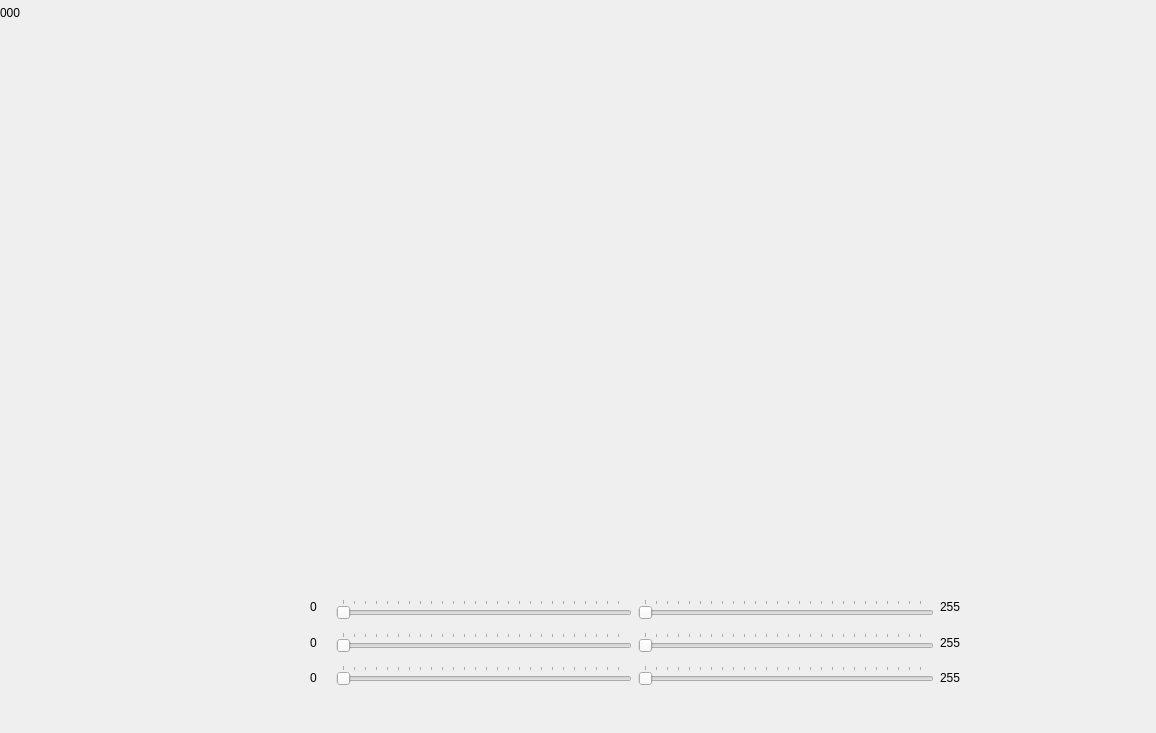
<?xml version="1.0" encoding="UTF-8"?>
<ui version="4.0">
 <class>ImageProcessing</class>
 <widget class="QDialog" name="ImageProcessing">
  <property name="geometry">
   <rect>
    <x>0</x>
    <y>0</y>
    <width>1156</width>
    <height>733</height>
   </rect>
  </property>
  <property name="windowTitle">
   <string>Dialog</string>
  </property>
  <widget class="QLabel" name="label_4">
   <property name="geometry">
    <rect>
     <x>0</x>
     <y>0</y>
     <width>21</width>
     <height>25</height>
    </rect>
   </property>
   <property name="text">
    <string>000</string>
   </property>
  </widget>
  <widget class="QWidget" name="">
   <property name="geometry">
    <rect>
     <x>310</x>
     <y>592</y>
     <width>651</width>
     <height>101</height>
    </rect>
   </property>
   <layout class="QHBoxLayout" name="horizontalLayout_3">
    <item>
     <layout class="QHBoxLayout" name="horizontalLayout_2">
      <item>
       <layout class="QVBoxLayout" name="verticalLayout_3">
        <item>
         <widget class="QLabel" name="label_2">
          <property name="text">
           <string>0    </string>
          </property>
         </widget>
        </item>
        <item>
         <widget class="QLabel" name="label">
          <property name="text">
           <string>0   </string>
          </property>
         </widget>
        </item>
        <item>
         <widget class="QLabel" name="label_3">
          <property name="text">
           <string>0   </string>
          </property>
         </widget>
        </item>
       </layout>
      </item>
      <item>
       <layout class="QHBoxLayout" name="horizontalLayout">
        <item>
         <layout class="QVBoxLayout" name="verticalLayout">
          <item>
           <widget class="QSlider" name="hMinSlider">
            <property name="maximum">
             <number>255</number>
            </property>
            <property name="pageStep">
             <number>10</number>
            </property>
            <property name="orientation">
             <enum>Qt::Horizontal</enum>
            </property>
            <property name="tickPosition">
             <enum>QSlider::TicksAbove</enum>
            </property>
           </widget>
          </item>
          <item>
           <widget class="QSlider" name="sMinSlider">
            <property name="maximum">
             <number>255</number>
            </property>
            <property name="pageStep">
             <number>10</number>
            </property>
            <property name="orientation">
             <enum>Qt::Horizontal</enum>
            </property>
            <property name="tickPosition">
             <enum>QSlider::TicksAbove</enum>
            </property>
           </widget>
          </item>
          <item>
           <widget class="QSlider" name="vMinSlider">
            <property name="maximum">
             <number>255</number>
            </property>
            <property name="pageStep">
             <number>10</number>
            </property>
            <property name="orientation">
             <enum>Qt::Horizontal</enum>
            </property>
            <property name="tickPosition">
             <enum>QSlider::TicksAbove</enum>
            </property>
           </widget>
          </item>
         </layout>
        </item>
        <item>
         <layout class="QVBoxLayout" name="verticalLayout_2">
          <item>
           <widget class="QSlider" name="hMaxSlider">
            <property name="maximum">
             <number>255</number>
            </property>
            <property name="pageStep">
             <number>10</number>
            </property>
            <property name="orientation">
             <enum>Qt::Horizontal</enum>
            </property>
            <property name="tickPosition">
             <enum>QSlider::TicksAbove</enum>
            </property>
           </widget>
          </item>
          <item>
           <widget class="QSlider" name="sMaxSlider">
            <property name="maximum">
             <number>255</number>
            </property>
            <property name="pageStep">
             <number>10</number>
            </property>
            <property name="orientation">
             <enum>Qt::Horizontal</enum>
            </property>
            <property name="tickPosition">
             <enum>QSlider::TicksAbove</enum>
            </property>
           </widget>
          </item>
          <item>
           <widget class="QSlider" name="vMaxSlider">
            <property name="maximum">
             <number>255</number>
            </property>
            <property name="pageStep">
             <number>10</number>
            </property>
            <property name="orientation">
             <enum>Qt::Horizontal</enum>
            </property>
            <property name="tickPosition">
             <enum>QSlider::TicksAbove</enum>
            </property>
           </widget>
          </item>
         </layout>
        </item>
       </layout>
      </item>
     </layout>
    </item>
    <item>
     <layout class="QVBoxLayout" name="verticalLayout_4">
      <item>
       <widget class="QLabel" name="label_5">
        <property name="text">
         <string>255</string>
        </property>
       </widget>
      </item>
      <item>
       <widget class="QLabel" name="label_6">
        <property name="text">
         <string>255</string>
        </property>
       </widget>
      </item>
      <item>
       <widget class="QLabel" name="label_7">
        <property name="text">
         <string>255</string>
        </property>
       </widget>
      </item>
     </layout>
    </item>
   </layout>
  </widget>
  <zorder>horizontalSlider</zorder>
  <zorder>horizontalSlider_2</zorder>
  <zorder>horizontalSlider_3</zorder>
  <zorder>horizontalSlider_4</zorder>
  <zorder>horizontalSlider_5</zorder>
  <zorder>horizontalSlider_6</zorder>
  <zorder></zorder>
  <zorder>horizontalSlider_2</zorder>
  <zorder>horizontalSlider_3</zorder>
  <zorder>layoutWidget</zorder>
  <zorder>horizontalSlider_6</zorder>
  <zorder>horizontalSlider_4</zorder>
  <zorder>horizontalSlider_5</zorder>
  <zorder>hMinSlider</zorder>
  <zorder>sMinSlider</zorder>
  <zorder>vMinSlider</zorder>
  <zorder>layoutWidget</zorder>
  <zorder>label_4</zorder>
  <zorder>label_5</zorder>
  <zorder>label_6</zorder>
  <zorder>label_2</zorder>
  <zorder>label_3</zorder>
  <zorder>label_4</zorder>
  <zorder>label_5</zorder>
  <zorder>label_6</zorder>
  <zorder>label_7</zorder>
 </widget>
 <resources/>
 <connections>
  <connection>
   <sender>hMinSlider</sender>
   <signal>valueChanged(int)</signal>
   <receiver>label_2</receiver>
   <slot>setNum(int)</slot>
   <hints>
    <hint type="sourcelabel">
     <x>344</x>
     <y>611</y>
    </hint>
    <hint type="destinationlabel">
     <x>317</x>
     <y>611</y>
    </hint>
   </hints>
  </connection>
  <connection>
   <sender>hMaxSlider</sender>
   <signal>valueChanged(int)</signal>
   <receiver>label_5</receiver>
   <slot>setNum(int)</slot>
   <hints>
    <hint type="sourcelabel">
     <x>847</x>
     <y>607</y>
    </hint>
    <hint type="destinationlabel">
     <x>1032</x>
     <y>609</y>
    </hint>
   </hints>
  </connection>
  <connection>
   <sender>sMaxSlider</sender>
   <signal>valueChanged(int)</signal>
   <receiver>label_6</receiver>
   <slot>setNum(int)</slot>
   <hints>
    <hint type="sourcelabel">
     <x>887</x>
     <y>642</y>
    </hint>
    <hint type="destinationlabel">
     <x>1035</x>
     <y>648</y>
    </hint>
   </hints>
  </connection>
  <connection>
   <sender>vMaxSlider</sender>
   <signal>valueChanged(int)</signal>
   <receiver>label_7</receiver>
   <slot>setNum(int)</slot>
   <hints>
    <hint type="sourcelabel">
     <x>901</x>
     <y>672</y>
    </hint>
    <hint type="destinationlabel">
     <x>1035</x>
     <y>671</y>
    </hint>
   </hints>
  </connection>
  <connection>
   <sender>sMinSlider</sender>
   <signal>valueChanged(int)</signal>
   <receiver>label</receiver>
   <slot>setNum(int)</slot>
   <hints>
    <hint type="sourcelabel">
     <x>440</x>
     <y>632</y>
    </hint>
    <hint type="destinationlabel">
     <x>325</x>
     <y>642</y>
    </hint>
   </hints>
  </connection>
  <connection>
   <sender>vMinSlider</sender>
   <signal>valueChanged(int)</signal>
   <receiver>label_3</receiver>
   <slot>setNum(int)</slot>
   <hints>
    <hint type="sourcelabel">
     <x>428</x>
     <y>672</y>
    </hint>
    <hint type="destinationlabel">
     <x>320</x>
     <y>671</y>
    </hint>
   </hints>
  </connection>
 </connections>
</ui>
